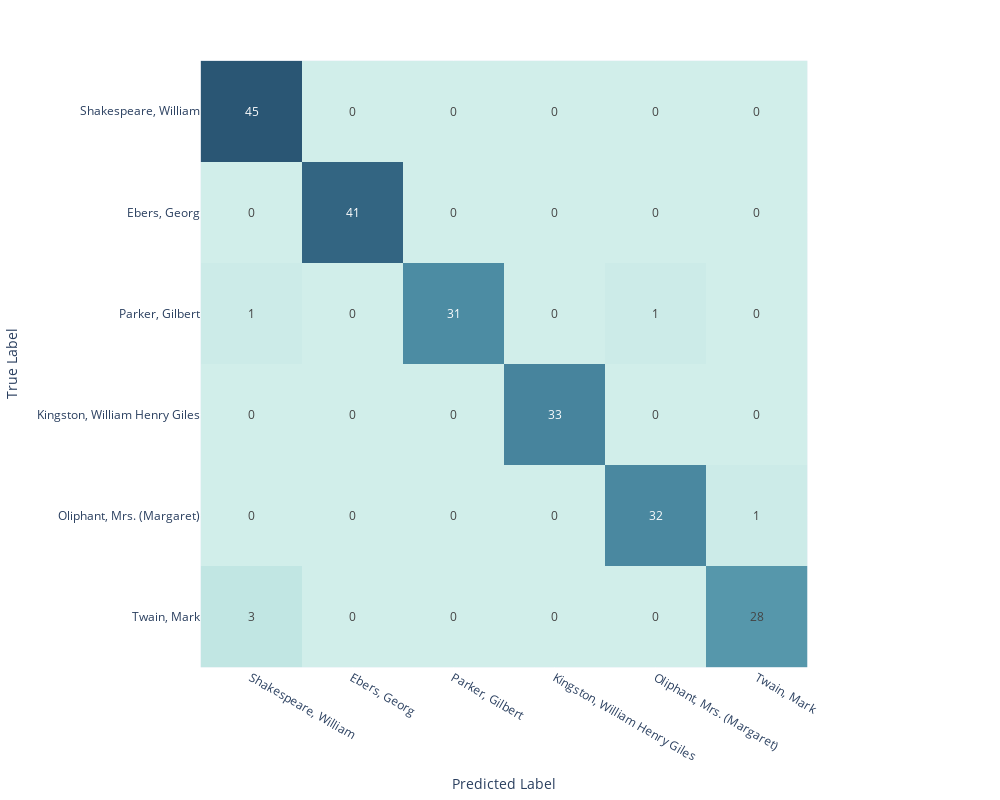

The cell this chart's notebook holds for it:
### Code cell
fig = px.imshow(confusion_matrix(y_test, y_pred),
                width=1000,
                height=800,
                text_auto=True,
                labels=dict(x="Predicted Label",
                            y="True Label"),
                            x=tuple(top_six_authors_dict.keys()),
                            y=tuple(top_six_authors_dict.keys()),
                            color_continuous_scale='Teal'
                            )

fig.update(layout_coloraxis_showscale=False)

fig.show()

### Figure 1 — Plotly figure (JSON) as saved in the notebook; plotly's stock layout.template omitted (floating-point values rounded to 4 significant figures)
{"data": [{"coloraxis": "coloraxis", "hovertemplate": "Predicted Label: %{x}<br>True Label: %{y}<br>color: %{z}<extra></extra>", "name": "0", "texttemplate": "%{z}", "type": "heatmap", "x": ["Shakespeare, William", "Ebers, Georg", "Parker, Gilbert", "Kingston, William Henry Giles", "Oliphant, Mrs. (Margaret)", "Twain, Mark"], "xaxis": "x", "y": ["Shakespeare, William", "Ebers, Georg", "Parker, Gilbert", "Kingston, William Henry Giles", "Oliphant, Mrs. (Margaret)", "Twain, Mark"], "yaxis": "y", "z": [[45, 0, 0, 0, 0, 0], [0, 41, 0, 0, 0, 0], [1, 0, 31, 0, 1, 0], [0, 0, 0, 33, 0, 0], [0, 0, 0, 0, 32, 1], [3, 0, 0, 0, 0, 28]]}], "layout": {"coloraxis": {"colorscale": [[0, "rgb(209, 238, 234)"], [0.1667, "rgb(168, 219, 217)"], [0.3333, "rgb(133, 196, 201)"], [0.5, "rgb(104, 171, 184)"], [0.6667, "rgb(79, 144, 166)"], [0.8333, "rgb(59, 115, 143)"], [1, "rgb(42, 86, 116)"]], "showscale": false}, "height": 800, "margin": {"t": 60}, "width": 1000, "xaxis": {"anchor": "y", "constrain": "domain", "domain": [0, 1], "scaleanchor": "y", "title": {"text": "Predicted Label"}}, "yaxis": {"anchor": "x", "autorange": "reversed", "constrain": "domain", "domain": [0, 1], "title": {"text": "True Label"}}}}
